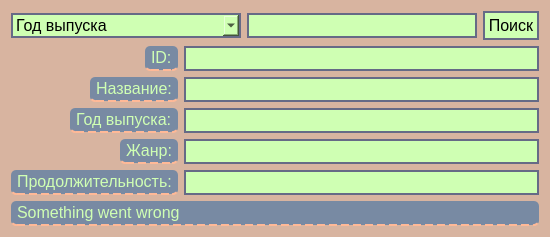
<?xml version="1.0" encoding="UTF-8"?>
<ui version="4.0">
 <class>Form</class>
 <widget class="QWidget" name="Form">
  <property name="geometry">
   <rect>
    <x>0</x>
    <y>0</y>
    <width>550</width>
    <height>237</height>
   </rect>
  </property>
  <property name="minimumSize">
   <size>
    <width>550</width>
    <height>237</height>
   </size>
  </property>
  <property name="maximumSize">
   <size>
    <width>712</width>
    <height>264</height>
   </size>
  </property>
  <property name="windowTitle">
   <string>Поиск по фильмам</string>
  </property>
  <property name="windowIcon">
   <iconset>
    <normaloff>search.png</normaloff>search.png</iconset>
  </property>
  <property name="styleSheet">
   <string notr="true">*#Form {
	background-color: #D8B4A0;
}

QLineEdit, QPushButton {
	background-color: #CFFFB3;
	border: 2px solid #666A86;
}

QLabel {
	background-color: #788AA3;
	color: #CFFFB3;
	padding: 2% 2% 2% 2%;
	border-radius: 5%;
	border-bottom: 2px dashed #FFB997;
}

QComboBox {
	background-color: #CFFFB3;
	border: 2px solid #666A86;
}

#searchButton {
	padding: 3%;
}</string>
  </property>
  <layout class="QVBoxLayout" name="verticalLayout" stretch="0,1,0">
   <item>
    <layout class="QHBoxLayout" name="functionalContainer" stretch="1,1,0">
     <item>
      <widget class="QComboBox" name="queryField">
       <property name="sizePolicy">
        <sizepolicy hsizetype="Expanding" vsizetype="Maximum">
         <horstretch>0</horstretch>
         <verstretch>0</verstretch>
        </sizepolicy>
       </property>
       <property name="font">
        <font>
         <pointsize>12</pointsize>
        </font>
       </property>
       <item>
        <property name="text">
         <string>Год выпуска</string>
        </property>
       </item>
       <item>
        <property name="text">
         <string>Название</string>
        </property>
       </item>
       <item>
        <property name="text">
         <string>Продолжительность</string>
        </property>
       </item>
      </widget>
     </item>
     <item>
      <widget class="QLineEdit" name="queryValue">
       <property name="sizePolicy">
        <sizepolicy hsizetype="Expanding" vsizetype="Maximum">
         <horstretch>0</horstretch>
         <verstretch>0</verstretch>
        </sizepolicy>
       </property>
       <property name="font">
        <font>
         <pointsize>12</pointsize>
        </font>
       </property>
      </widget>
     </item>
     <item>
      <widget class="QPushButton" name="searchButton">
       <property name="sizePolicy">
        <sizepolicy hsizetype="Minimum" vsizetype="Maximum">
         <horstretch>0</horstretch>
         <verstretch>0</verstretch>
        </sizepolicy>
       </property>
       <property name="font">
        <font>
         <pointsize>12</pointsize>
        </font>
       </property>
       <property name="text">
        <string>Поиск</string>
       </property>
      </widget>
     </item>
    </layout>
   </item>
   <item>
    <layout class="QFormLayout" name="displayInfo">
     <property name="fieldGrowthPolicy">
      <enum>QFormLayout::AllNonFixedFieldsGrow</enum>
     </property>
     <property name="rowWrapPolicy">
      <enum>QFormLayout::WrapLongRows</enum>
     </property>
     <property name="labelAlignment">
      <set>Qt::AlignRight|Qt::AlignTrailing|Qt::AlignVCenter</set>
     </property>
     <property name="formAlignment">
      <set>Qt::AlignLeading|Qt::AlignLeft|Qt::AlignVCenter</set>
     </property>
     <item row="0" column="0">
      <widget class="QLabel" name="text1">
       <property name="font">
        <font>
         <pointsize>12</pointsize>
        </font>
       </property>
       <property name="text">
        <string>ID:</string>
       </property>
      </widget>
     </item>
     <item row="0" column="1">
      <widget class="QLineEdit" name="id">
       <property name="font">
        <font>
         <pointsize>12</pointsize>
        </font>
       </property>
       <property name="readOnly">
        <bool>true</bool>
       </property>
      </widget>
     </item>
     <item row="1" column="0">
      <widget class="QLabel" name="text2">
       <property name="font">
        <font>
         <pointsize>12</pointsize>
        </font>
       </property>
       <property name="text">
        <string>Название:</string>
       </property>
      </widget>
     </item>
     <item row="1" column="1">
      <widget class="QLineEdit" name="name">
       <property name="font">
        <font>
         <pointsize>12</pointsize>
        </font>
       </property>
       <property name="readOnly">
        <bool>true</bool>
       </property>
      </widget>
     </item>
     <item row="2" column="0">
      <widget class="QLabel" name="text3">
       <property name="font">
        <font>
         <pointsize>12</pointsize>
        </font>
       </property>
       <property name="text">
        <string>Год выпуска:</string>
       </property>
      </widget>
     </item>
     <item row="2" column="1">
      <widget class="QLineEdit" name="releaseYear">
       <property name="font">
        <font>
         <pointsize>12</pointsize>
        </font>
       </property>
       <property name="readOnly">
        <bool>true</bool>
       </property>
      </widget>
     </item>
     <item row="3" column="0">
      <widget class="QLabel" name="text4">
       <property name="font">
        <font>
         <pointsize>12</pointsize>
        </font>
       </property>
       <property name="text">
        <string>Жанр:</string>
       </property>
      </widget>
     </item>
     <item row="3" column="1">
      <widget class="QLineEdit" name="genre">
       <property name="font">
        <font>
         <pointsize>12</pointsize>
        </font>
       </property>
       <property name="readOnly">
        <bool>true</bool>
       </property>
      </widget>
     </item>
     <item row="4" column="0">
      <widget class="QLabel" name="text5">
       <property name="font">
        <font>
         <pointsize>12</pointsize>
        </font>
       </property>
       <property name="text">
        <string>Продолжительность:</string>
       </property>
      </widget>
     </item>
     <item row="4" column="1">
      <widget class="QLineEdit" name="duration">
       <property name="font">
        <font>
         <pointsize>12</pointsize>
        </font>
       </property>
       <property name="readOnly">
        <bool>true</bool>
       </property>
      </widget>
     </item>
    </layout>
   </item>
   <item>
    <widget class="QLabel" name="errorLabel">
     <property name="font">
      <font>
       <pointsize>12</pointsize>
      </font>
     </property>
     <property name="text">
      <string>Something went wrong</string>
     </property>
    </widget>
   </item>
  </layout>
 </widget>
 <resources/>
 <connections/>
</ui>
